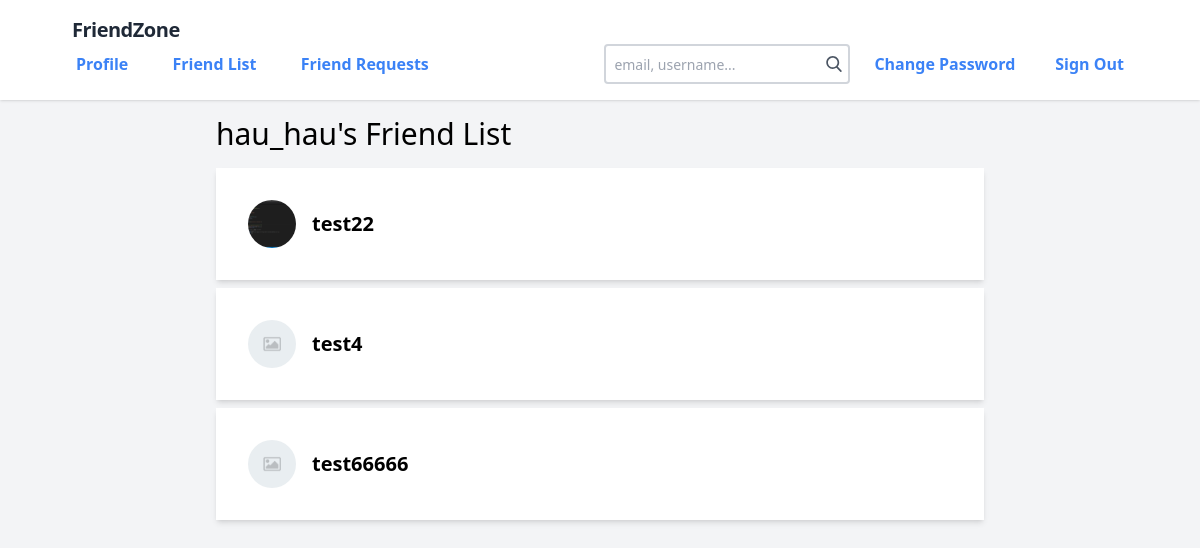
The app's page /user/hau_hau/friends/ (signed in) with its own data.
### social_media/models.py (models this page shows)
class AppUser(AbstractUser):
    email = models.EmailField(
        max_length=256, null=False, blank=False, unique=True)
    profile_image = models.ImageField(max_length=256, null=True, blank=True,
                                      upload_to=get_profile_image_path, storage=OverwriteFileStorage(), default=DEFAULT_PROFILE_IMAGE_PATH)
    USERNAME_FIELD = 'email'
    REQUIRED_FIELDS = ['username']
    objects = AppUserManager()

### social_media/views.py (the view)
# urls.py: path('user/<str:username>/friends/', friend_list, name='friend_list'),
def friend_list(request, username):
    app_user = request.user
    if app_user.is_authenticated:
        requested_user = None
        try:
            requested_user = AppUser.objects.get(username=username)
        except AppUser.DoesNotExist:
            raise Http404
        context = {}
        friends = []
        relationships = UserRelationship.objects.filter(
            Q(user1=requested_user) | Q(user2=requested_user), relation_type='friends')
        for relationship in relationships:
            if requested_user.pk == relationship.user1.pk:
                friends.append({
                    'id': relationship.user2.pk,
                    'profile_image_url': relationship.user2.profile_image.url,
                    'username': relationship.user2.username,
                })
            else:
                friends.append({
                    'id': relationship.user1.pk,
                    'profile_image_url': relationship.user1.profile_image.url,
                    'username': relationship.user1.username,
                })
        friends.sort(key=lambda x: x.get('username'))
        context['friends'] = friends
        context['is_own'] = app_user.pk == requested_user.pk
        context['requested_user_username'] = requested_user.username
        return render(request, 'social_media/friend_list.html', context)
    else:
        return redirect('login')

### social_media/templates/social_media/friend_list.html (shortened to what this page needs)
{% extends 'social_media/base.html' %}
{% block content %}
    {% if is_own %}
    <h1 class="text-3xl mb-4">Friend List</h1>
    {% else %}
    <h1 class="text-3xl mb-4">{{ requested_user_username }}'s Friend List</h1>
    {% endif %}
        <div id="list-of-relationships">
            {% for friend in friends %}
                <div id="{{ friend.id }}" class="border-solid shadow-md p-8 bg-white my-2">
                    <div class="flex flex-wrap justify-between items-center">
                        <a href="{% url 'profile' username=friend.username %}">
                            <div class="flex items-center">
                                <img class="avatar" src="{{ friend.profile_image_url }}" alt="profile image">
                                <p class="text-xl font-semibold">{{ friend.username }}</p>
                            </div>
                        </a>
                    </div>
                </div>
            {% endfor %}
        </div>
{% endblock %}

### social_media/templates/social_media/base.html (style rules this page uses)
.avatar { @apply mr-4 rounded-full w-12 h-12 object-cover; }

### records on screen
AppUser: username "hau_hau"
AppUser: username "test22"
AppUser: username "test4"
AppUser: username "test66666"
